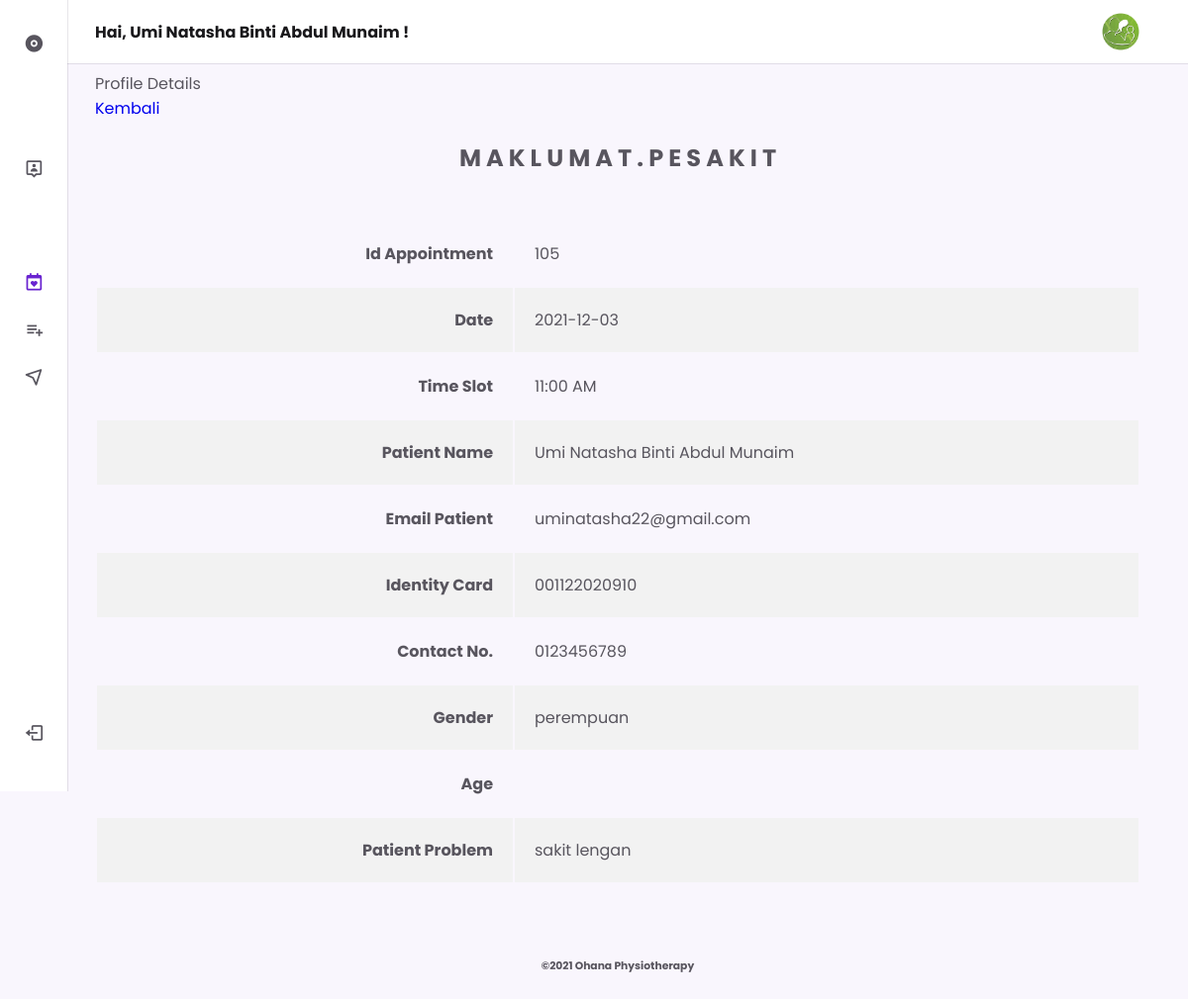
Screenshot of /patient/display.php?id=105 with the database file from the repository.
### tables this page shows
CREATE TABLE `bookings` (
  `id_book` int(11) NOT NULL,
  `date` date NOT NULL,
  `timeslot` varchar(50) NOT NULL,
  `name` varchar(50) NOT NULL,
  `gender` varchar(50) NOT NULL,
  `phone` varchar(50) NOT NULL,
  `email` varchar(50) NOT NULL,
  `comment` varchar(50) NOT NULL,
  `ic` varchar(50) NOT NULL,
  `id_patient` int(11) NOT NULL
);

### patient/display.php (the view, shortened to what this page needs)
<?php
include('connection.php');
$id_book=$_GET['id'];
$sql = "SELECT * FROM bookings WHERE id_book='$id_book'";
$result = mysqli_query($conn, $sql);
?>
<!DOCTYPE html>
    <html lang="en">
    <head>
        <link rel="stylesheet" href="https://cdn.jsdelivr.net/npm/boxicons@latest/css/boxicons.min.css">
        <link rel="stylesheet" href="assets/css/styles.css">
    </head>
    <body>
		<?php
			if(mysqli_num_rows($result) > 0)
			{
			while($row = mysqli_fetch_assoc($result))
			{
		?>
        <header class="header">
            <div class="header__container">
                <img src="assets/img/4.jpg" alt="" class="header__img">
                <a href="#" class="header__logo"><strong>Hai, <?php echo $row['name'] ?></b> !</strong></a>
            </div>
        </header>
        <div class="nav" id="navbar">
            <nav class="nav__container">
                <div>
                    <a href="#" class="nav__link nav__logo">
                        <i class='bx bxs-disc nav__icon' ></i>
                    </a>
                    <div class="nav__list">
                        <div class="nav__items">
							<a href="profile.php" class="nav__link">
								<i class='bx bx-user-pin nav__icon' ></i>
							</a>
						</div>
                        <div class="nav__items">
							<div class="nav__dropdown">
                                <a href="#" class="nav__link active">
                                    <i class='bx bx-calendar-heart nav__icon' ></i>
                                </a>
                            </div>
							<div class="nav__dropdown">
                                <a href="#" class="nav__link">
                                    <i class='bx bx-list-plus nav__icon' ></i>
                                </a>
                            </div>
							<div class="nav__dropdown">
                                <a href="#" class="nav__link">
                                    <i class='bx bx-navigation nav__icon' ></i>
                                </a>
                            </div>
                        </div>
                    </div>
                </div>
                <a href="../logout.php" class="nav__link nav__logout">
                    <i class='bx bx-log-out nav__icon' ></i>
                </a>
            </nav>
        </div>
            <div class="card">
				<div class="card-header">
					<div class="row">
						<div class="col-md-10">
							Profile Details
						</div>
						<div class="col-md-10 text-right">
							<a href="viewbooking.php" class="btn btn-secondary btn-sm" >Kembali</a>
						</div>
					</div>
				</div>
				<div class="card-body">
					<table class="table table-striped">
						<center><h2>M A K L U M A T . P E S A K I T</h2></center>
						<br>
						<tr>
							<th class="text-right" width="40%">Id Appointment</th>
							<td><?php echo $row["id_book"]; ?></td>
						</tr>
						<tr>
							<th class="text-right" width="40%">Date</th>
							<td><?php echo $row["date"]; ?></td>
						</tr>
						<tr>
							<th class="text-right" width="40%">Time Slot</th>
							<td><?php echo $row["timeslot"]; ?></td>
						</tr>
						<tr>
							<th class="text-right" width="40%">Patient Name</th>
							<td><?php echo $row['name']; ?></td>
						</tr>
						<tr>
							<th class="text-right" width="40%">Email Patient</th>
							<td><?php echo $row["email"]; ?></td>
						</tr>
						<tr>
							<th class="text-right" width="40%">Identity Card</th>
							<td><?php echo $row["ic"]; ?></td>
						</tr>
						<tr>
							<th class="text-right" width="40%">Contact No.</th>
							<td><?php echo $row["phone"]; ?></td>
						</tr>
						<tr>
							<th class="text-right" width="40%">Gender</th>
							<td><?php echo $row["gender"]; ?></td>
						</tr>
						<tr>
							<th class="text-right" width="40%">Age</th>
							<td><?php echo $row["age"]; ?></td>
						</tr>
						<tr>
							<th class="text-right" width="40%">Patient Problem</th>
							<td><?php echo $row["comment"]; ?></td>
						</tr>
							<?php
							   }
							}
							else
							{
							   echo "0 results";
							}
						?>
					</table>
					<br>
				</div>
			</div>
<br>
		<center>
		<footer class="container-fluid">
			<h6 class="text-center small">©2021 Ohana Physiotherapy</h6>
		</footer>
		</center>
    </body>
</html>

### patient/assets/css/styles.css (style rules this page uses)
:root { --header-height: 3.5rem; --nav-width: 219px; --first-color: #6923D0; --first-color-light: #F4F0FA; --title-color: #19181B; --text-color: #58555E; --text-color-light: #A5A1AA; --body-color: #F9F6FD; --container-color: #FFFFFF; --body-font: 'Poppins', sans-serif; --normal-font-size: .938rem; --small-font-size: .75rem; --smaller-font-size: .75rem; --font-medium: 500; --font-semi-bold: 600; --z-fixed: 100; }
@media screen and (min-width: 1024px) { :root { --normal-font-size: 1rem; --small-font-size: .875rem; --smaller-font-size: .813rem; } }
body { margin: var(--header-height) 0 0 0; padding: 1rem 1rem 0; font-family: var(--body-font); font-size: var(--normal-font-size); background-color: var(--body-color); color: var(--text-color); }
a { text-decoration: none; }
img { max-width: 100%; height: auto; }
.header { position: fixed; top: 0; left: 0; width: 100%; background-color: var(--container-color); box-shadow: 0 1px 0 rgba(22, 8, 43, 0.1); padding: 0 1rem; z-index: var(--z-fixed); }
.header__container { display: flex; align-items: center; height: var(--header-height); justify-content: space-between; }
.header__img { width: 35px; height: 35px; border-radius: 50%; }
.header__logo { color: var(--title-color); font-weight: var(--font-medium); display: none; }
.nav { position: fixed; top: 0; left: -100%; height: 100vh; padding: 1rem 1rem 0; background-color: var(--container-color); box-shadow: 1px 0 0 rgba(22, 8, 43, 0.1); z-index: var(--z-fixed); transition: .4s; }
.nav__container { height: 100%; display: flex; flex-direction: column; justify-content: space-between; padding-bottom: 3rem; overflow: auto; scrollbar-width: none; }
.nav__logo { font-weight: var(--font-semi-bold); margin-bottom: 2.5rem; }
.nav__list, .nav__items { display: grid; }
.nav__list { row-gap: 2.5rem; }
.nav__items { row-gap: 1.5rem; }
.nav__link { display: flex; align-items: center; color: var(--text-color); }
.nav__icon { font-size: 1.2rem; margin-right: .5rem; }
.nav__logout { margin-top: 5rem; }
.nav__dropdown { overflow: hidden; max-height: 21px; transition: .4s ease-in-out; }
.active { color: var(--first-color); }
@media screen and (min-width: 768px) { body { padding: 1rem 3rem 0 6rem; } }
@media screen and (min-width: 768px) { .header { padding: 0 3rem 0 6rem; } }
@media screen and (min-width: 768px) { .header__container { height: calc(var(--header-height) + .5rem); } }
@media screen and (min-width: 768px) { .header__logo { display: block; } }
@media screen and (min-width: 768px) { .header__img { width: 40px; height: 40px; order: 1; } }
@media screen and (min-width: 768px) { .nav { left: 0; padding: 1.2rem 1.5rem 0; width: 68px; } }
@media screen and (min-width: 768px) { .nav__items { row-gap: 1.7rem; } }
@media screen and (min-width: 768px) { .nav__icon { font-size: 1.3rem; } }

### patient/display.php (style rules this page uses)
table { border-collapse: center; width: 100%; }
th { text-align: right; padding: 20px; }
td { text-align: left; padding: 20px; }
tr:nth-child(even) { background-color: #f2f2f2; }

### rows the page displays
bookings: name "Umi Natasha Binti Abdul Munaim", id_book "105", date "2021-12-03", timeslot "11:00 AM", email "uminatasha22@gmail.com", ic "001122020910", phone "0123456789", gender "perempuan", comment "sakit lengan"
